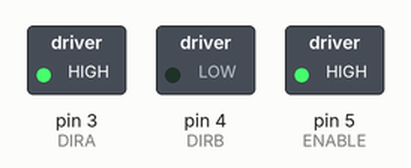
This sketch was run on a simulated Arduino Uno, built with avr-gcc and run on an emulated ATmega328P. Parts: switched loads named in the sketch (green lamp = pin HIGH). What the sketch prints to the serial monitor is not drawn.

Above: at 0.3 s.
At 5.6 s:
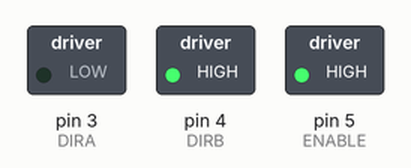
At 10.8 s:
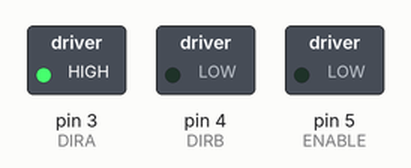
At 19.1 s:
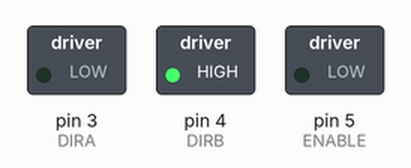
Timing chart, 0 to 27.3 s (numbered marks = the images above):
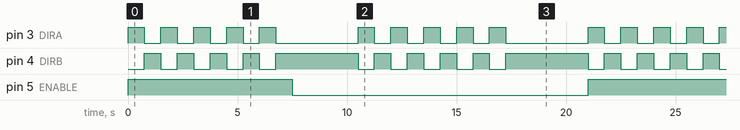

Measured:
- by itself, pin 3 (DIRA): repeats every 10.5 s: 4 × (LOW 0.75 s, HIGH 0.75 s), LOW 3.8 s, HIGH 0.75 s
- by itself, pin 4 (DIRB): repeats every 10.5 s: 3 × (LOW 0.75 s, HIGH 0.75 s), LOW 0.75 s, HIGH 3.8 s, LOW 0.75 s, HIGH 0.75 s
- by itself, pin 5 (ENABLE): alternates HIGH for 7.5 s and LOW for 13.5 s

The sketch:

Relay.ino
```cpp
//www.elegoo.com
//2016.12.12

/************************
Exercise the motor using
the L293D chip
************************/

#define ENABLE 5
#define DIRA 3
#define DIRB 4

int i;

void setup() {
  //---set pin direction
  pinMode(ENABLE,OUTPUT);
  pinMode(DIRA,OUTPUT);
  pinMode(DIRB,OUTPUT);
  Serial.begin(9600);
}

void loop() {

//---back and forth example
    Serial.println("One way, then reverse");
    digitalWrite(ENABLE,HIGH); // enable on
    for (i=0;i<5;i++) {
    digitalWrite(DIRA,HIGH); //one way
    digitalWrite(DIRB,LOW);
    delay(750);
    digitalWrite(DIRA,LOW);  //reverse
    digitalWrite(DIRB,HIGH);
    delay(750);
  }
  digitalWrite(ENABLE,LOW); // disable
    delay(3000);
      for (i=0;i<5;i++) {
    digitalWrite(DIRA,HIGH); //one way
    digitalWrite(DIRB,LOW);
    delay(750);
    digitalWrite(DIRA,LOW);  //reverse
    digitalWrite(DIRB,HIGH);
    delay(750);
  }
    digitalWrite(ENABLE,LOW); // disable
    delay(3000);
}
```
